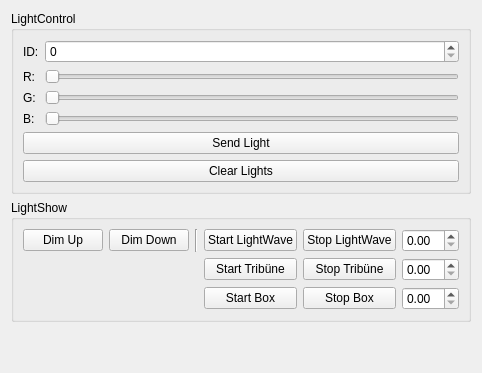
      <widget class="QWidget" name="tab_7">
       <attribute name="title">
        <string>LightControl</string>
       </attribute>
       <layout class="QGridLayout" name="gridLayout_20">
        <item row="0" column="0" colspan="2">
         <widget class="QGroupBox" name="groupBox_LightControl">
          <property name="title">
           <string>LightControl</string>
          </property>
          <layout class="QGridLayout" name="gridLayout_24">
           <item row="0" column="0">
            <layout class="QGridLayout" name="gridLayout_19">
             <item row="0" column="0">
              <widget class="QLabel" name="label_22">
               <property name="text">
                <string>ID:</string>
               </property>
              </widget>
             </item>
             <item row="0" column="1">
              <widget class="QSpinBox" name="spinBox_LightID"/>
             </item>
             <item row="1" column="0">
              <widget class="QLabel" name="label_24">
               <property name="text">
                <string>R:</string>
               </property>
              </widget>
             </item>
             <item row="2" column="0">
              <widget class="QLabel" name="label_27">
               <property name="text">
                <string>G:</string>
               </property>
              </widget>
             </item>
             <item row="3" column="0">
              <widget class="QLabel" name="label_28">
               <property name="text">
                <string>B:</string>
               </property>
              </widget>
             </item>
             <item row="1" column="1">
              <widget class="QSlider" name="slider_R">
               <property name="maximum">
                <number>255</number>
               </property>
               <property name="orientation">
                <enum>Qt::Horizontal</enum>
               </property>
              </widget>
             </item>
             <item row="2" column="1">
              <widget class="QSlider" name="slider_G">
               <property name="maximum">
                <number>255</number>
               </property>
               <property name="orientation">
                <enum>Qt::Horizontal</enum>
               </property>
              </widget>
             </item>
             <item row="3" column="1">
              <widget class="QSlider" name="slider_B">
               <property name="maximum">
                <number>255</number>
               </property>
               <property name="orientation">
                <enum>Qt::Horizontal</enum>
               </property>
              </widget>
             </item>
            </layout>
           </item>
           <item row="1" column="0">
            <widget class="QPushButton" name="button_SendLight">
             <property name="text">
              <string>Send Light</string>
             </property>
            </widget>
           </item>
           <item row="2" column="0">
            <widget class="QPushButton" name="button_ClearLights">
             <property name="text">
              <string>Clear Lights</string>
             </property>
            </widget>
           </item>
          </layout>
         </widget>
        </item>
        <item row="4" column="0" colspan="2">
         <spacer name="verticalSpacer">
          <property name="orientation">
           <enum>Qt::Vertical</enum>
          </property>
          <property name="sizeHint" stdset="0">
           <size>
            <width>20</width>
            <height>40</height>
           </size>
          </property>
         </spacer>
        </item>
        <item row="1" column="0" colspan="2">
         <widget class="QGroupBox" name="groupBox_2">
          <property name="title">
           <string>LightShow</string>
          </property>
          <layout class="QGridLayout" name="gridLayout_33">
           <item row="0" column="2">
            <widget class="Line" name="line">
             <property name="orientation">
              <enum>Qt::Vertical</enum>
             </property>
            </widget>
           </item>
           <item row="0" column="3">
            <widget class="QPushButton" name="button_StartLightWave">
             <property name="text">
              <string>Start LightWave</string>
             </property>
            </widget>
           </item>
           <item row="0" column="4">
            <widget class="QPushButton" name="button_StopLightWave">
             <property name="text">
              <string>Stop LightWave</string>
             </property>
            </widget>
           </item>
           <item row="1" column="3">
            <widget class="QPushButton" name="button_StartLightTribuene">
             <property name="text">
              <string>Start Tribüne</string>
             </property>
            </widget>
           </item>
           <item row="0" column="0">
            <widget class="QPushButton" name="button_DimUp">
             <property name="text">
              <string>Dim Up</string>
             </property>
            </widget>
           </item>
           <item row="0" column="1">
            <widget class="QPushButton" name="button_DimDown">
             <property name="text">
              <string>Dim Down</string>
             </property>
            </widget>
           </item>
           <item row="0" column="5">
            <widget class="QDoubleSpinBox" name="doubleSpinBox_LightWaveDuration"/>
           </item>
           <item row="2" column="3">
            <widget class="QPushButton" name="button_StartLightBox">
             <property name="text">
              <string>Start Box</string>
             </property>
            </widget>
           </item>
           <item row="1" column="4">
            <widget class="QPushButton" name="button_StopLightTribuene">
             <property name="text">
              <string>Stop Tribüne</string>
             </property>
            </widget>
           </item>
           <item row="2" column="4">
            <widget class="QPushButton" name="button_StopLightBox">
             <property name="text">
              <string>Stop Box</string>
             </property>
            </widget>
           </item>
           <item row="1" column="5">
            <widget class="QDoubleSpinBox" name="doubleSpinBox_LightTribueneDuration"/>
           </item>
           <item row="2" column="5">
            <widget class="QDoubleSpinBox" name="doubleSpinBox_LightBoxDuration"/>
           </item>
          </layout>
         </widget>
        </item>
       </layout>
      </widget>
